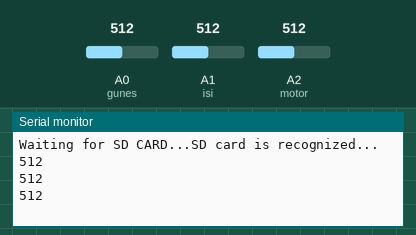
Simulated run of this sketch. Board: Arduino Uno, built with avr-gcc and run on an emulated ATmega328P. On the bench: the last lines printed to the serial monitor. The test bench sets the inputs (shaded band); at power-on: A0 (gunes) = 512, A1 (isi) = 512, A2 (motor) = 512. Storage starts empty.

Above: at 1.8 s.
1.9 s: A0 (gunes) set to 716
At 3.3 s:
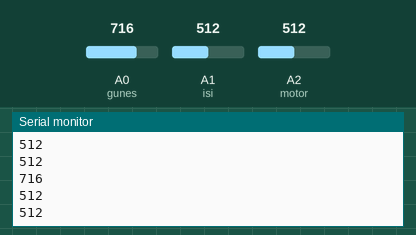
3.4 s: A1 (isi) set to 306
4.9 s: A2 (motor) set to 900
At 5.9 s:
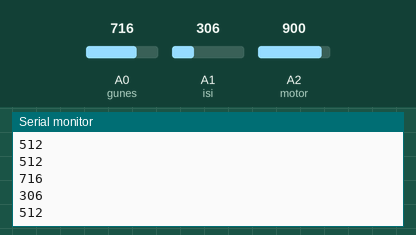
6.4 s: A2 (motor) set to 1023
At 7.5 s:
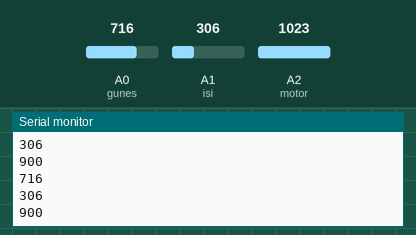
7.9 s: A1 (isi) set to 122
At 8.7 s:
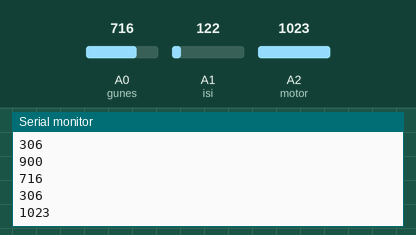
9.4 s: A0 (gunes) set to 511
At 11.0 s:
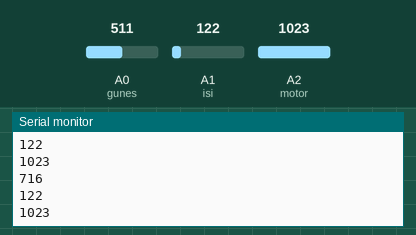
Timing chart, 0 to 11.9 s (numbered marks = the images above; inputs shaded):
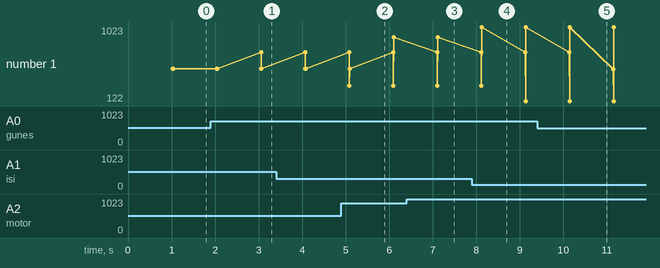

The sketch:

Arduino-SdCard-W.ino
```cpp
#include <SPI.h>               //Synchronous serial communication library that Ardiuno supports
#include <SD.h>                              //Required for SD card module
const int chipSelect = 4;       //Checking the SD card module
const int gunes = A0;      //Identifying analog input terminals of modules
const int isi = A1;
const int motor = A2;
void setup()
{
  Serial.begin(9600);
  Serial.print("Waiting for SD CARD...");
  if (!SD.begin(chipSelect))   //SD card definitions are made here.
  {
    Serial.println("SD Card not showing up or working");
    return;
  }
  Serial.println("SD card is recognized...");

}
void loop()
{
  String dataString1 = "";          //Analog values are read and they are written to variables.
  String dataString2 = "";
  String dataString3 = "";
  int sensor1 = analogRead(gunes);
  int sensor2 = analogRead(isi);
  int sensor3 = analogRead(motor);
  dataString1 += String(sensor1);
  dataString2 += String(sensor2);
  dataString3 += String(sensor3);
  delay(1000);                    // Wait 1 second

  File dataFile = SD.open("tezim.txt", FILE_WRITE); //Creating file called “tezim.txt” in SD card

  if (dataFile)
  {
    dataFile.println(dataString1);     //Writing the value from dataString variable to the file
    dataFile.println(dataString2);
    dataFile.println(dataString3);
    dataFile.close();
    Serial.println(dataString1);       //Sending the value from dataString variable to the serial   monitor
    Serial.println(dataString2);
    Serial.println(dataString3);
  }
  else
  {
    Serial.println("dosya acma hatasi datalog.txt");    //If file cannot be found, error will be written.
  }
}
```

Measured:
- after the input at 1.9 s, the serial monitor: prints a new line after 1.2 s (image 1)
- plotted number 1: 512 → 900 after the input at 4.9 s
